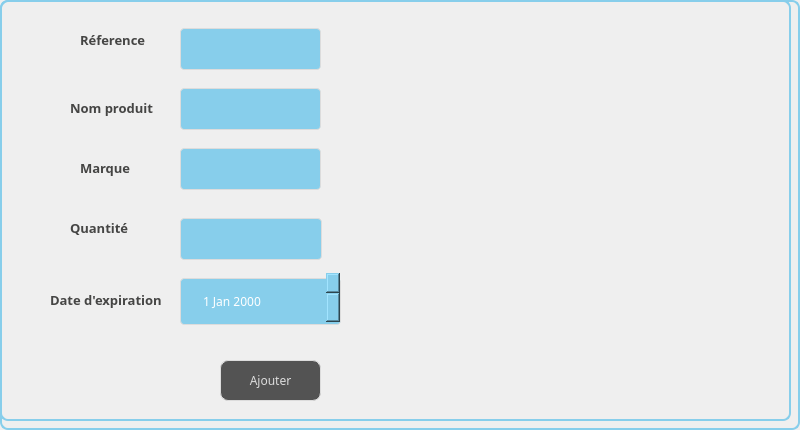
     <widget class="QWidget" name="tab">
      <property name="styleSheet">
       <string notr="true">border: 2px solid #87CEEB;
border-radius: 8px;
</string>
      </property>
      <attribute name="title">
       <string>Ajouter Ingrédient</string>
      </attribute>
      <widget class="QGroupBox" name="groupBox">
       <property name="geometry">
        <rect>
         <x>0</x>
         <y>0</y>
         <width>791</width>
         <height>421</height>
        </rect>
       </property>
       <property name="styleSheet">
        <string notr="true">border: 2px solid  #87CEEB;
border-radius: 8px;

</string>
       </property>
       <property name="title">
        <string/>
       </property>
       <widget class="QLabel" name="label">
        <property name="geometry">
         <rect>
          <x>80</x>
          <y>30</y>
          <width>71</width>
          <height>20</height>
         </rect>
        </property>
        <property name="font">
         <font>
          <family>Segoe Print</family>
          <pointsize>-1</pointsize>
          <weight>75</weight>
          <bold>true</bold>
         </font>
        </property>
        <property name="styleSheet">
         <string notr="true">background-color: transparent;
	color: #454544;
	font-weight: bold;
	font-size: 13px;
border:none;</string>
        </property>
        <property name="text">
         <string>Réference</string>
        </property>
       </widget>
       <widget class="QLabel" name="label_2">
        <property name="geometry">
         <rect>
          <x>70</x>
          <y>100</y>
          <width>91</width>
          <height>16</height>
         </rect>
        </property>
        <property name="font">
         <font>
          <family>Segoe Print</family>
          <pointsize>-1</pointsize>
          <weight>75</weight>
          <bold>true</bold>
         </font>
        </property>
        <property name="styleSheet">
         <string notr="true">background-color: transparent;
	color: #454544;
	font-weight: bold;
	font-size: 13px;
border:none;</string>
        </property>
        <property name="text">
         <string>Nom produit</string>
        </property>
       </widget>
       <widget class="QLabel" name="label_3">
        <property name="geometry">
         <rect>
          <x>70</x>
          <y>220</y>
          <width>71</width>
          <height>16</height>
         </rect>
        </property>
        <property name="font">
         <font>
          <family>Segoe Print</family>
          <pointsize>-1</pointsize>
          <weight>75</weight>
          <bold>true</bold>
         </font>
        </property>
        <property name="styleSheet">
         <string notr="true">background-color: transparent;
	color: #454544;
	font-weight: bold;border:none;
	font-size: 13px;</string>
        </property>
        <property name="text">
         <string>Quantité</string>
        </property>
       </widget>
       <widget class="QPushButton" name="BA">
        <property name="geometry">
         <rect>
          <x>220</x>
          <y>360</y>
          <width>101</width>
          <height>41</height>
         </rect>
        </property>
        <property name="font">
         <font>
          <family>Segoe Print</family>
         </font>
        </property>
        <property name="styleSheet">
         <string notr="true">QPushButton {
color: #dcdcdc;
background:#535353;
border: none;

border: 1px solid #DCDCDC;
border-radius: 8px;
}
QPushButton:hover {
color:#fff;
background: #87CEEB;
border: none;
}</string>
        </property>
        <property name="text">
         <string>Ajouter</string>
        </property>
       </widget>
       <widget class="QLineEdit" name="lineEdit">
        <property name="geometry">
         <rect>
          <x>180</x>
          <y>20</y>
          <width>141</width>
          <height>58</height>
         </rect>
        </property>
        <property name="styleSheet">
         <string notr="true">
QLineEdit {
  width: 100%;
  padding: 12px 20px;
  margin: 8px 0;
  display: inline-block;
  border: 1px solid #dcdcdc;
  border-radius: 4px;
  box-sizing: border-box;
  background: #87CEEB;
  color: #FFFFFF;
}</string>
        </property>
       </widget>
       <widget class="QLineEdit" name="lineEdit_3">
        <property name="geometry">
         <rect>
          <x>180</x>
          <y>80</y>
          <width>141</width>
          <height>58</height>
         </rect>
        </property>
        <property name="styleSheet">
         <string notr="true">
QLineEdit {
  width: 100%;
  padding: 12px 20px;
  margin: 8px 0;
  display: inline-block;
  border: 1px solid #dcdcdc;
  border-radius: 4px;
  box-sizing: border-box;
  background: #87CEEB;
  color: #FFFFFF;
}</string>
        </property>
       </widget>
       <widget class="QLineEdit" name="lineEdit_4">
        <property name="geometry">
         <rect>
          <x>180</x>
          <y>210</y>
          <width>142</width>
          <height>58</height>
         </rect>
        </property>
        <property name="styleSheet">
         <string notr="true">
	QLineEdit {
  width: 100%;
  padding: 12px 20px;
  margin: 8px 0;
  display: inline-block;
  border: 1px solid #dcdcdc;
  border-radius: 4px;
  box-sizing: border-box;
  background:  #87CEEB;
  color: #FFFFFF;
}</string>
        </property>
       </widget>
       <widget class="QLabel" name="label_9">
        <property name="geometry">
         <rect>
          <x>80</x>
          <y>160</y>
          <width>61</width>
          <height>16</height>
         </rect>
        </property>
        <property name="font">
         <font>
          <family>Segoe Print</family>
          <pointsize>-1</pointsize>
          <weight>75</weight>
          <bold>true</bold>
         </font>
        </property>
        <property name="styleSheet">
         <string notr="true">background-color: transparent;
	color: #454544;
	font-weight: bold;
	font-size: 13px;border:none;</string>
        </property>
        <property name="text">
         <string>Marque</string>
        </property>
       </widget>
       <widget class="QLabel" name="label_10">
        <property name="geometry">
         <rect>
          <x>50</x>
          <y>290</y>
          <width>121</width>
          <height>20</height>
         </rect>
        </property>
        <property name="font">
         <font>
          <family>Segoe Print</family>
          <pointsize>-1</pointsize>
          <weight>75</weight>
          <bold>true</bold>
         </font>
        </property>
        <property name="styleSheet">
         <string notr="true">background-color: transparent;
	color: #454544;
	font-weight: bold;
	font-size: 13px;border:none;</string>
        </property>
        <property name="text">
         <string>Date d'expiration</string>
        </property>
       </widget>
       <widget class="QLineEdit" name="linemarque">
        <property name="geometry">
         <rect>
          <x>180</x>
          <y>140</y>
          <width>141</width>
          <height>58</height>
         </rect>
        </property>
        <property name="styleSheet">
         <string notr="true">QLineEdit {
  width: 100%;
  padding: 12px 20px;
  margin: 8px 0;
  display: inline-block;
  border: 1px solid #dcdcdc;
  border-radius: 4px;
  box-sizing: border-box;
  background:  #87CEEB;
  color: #FFFFFF;
}
</string>
        </property>
       </widget>
       <widget class="QDateEdit" name="date1">
        <property name="geometry">
         <rect>
          <x>180</x>
          <y>270</y>
          <width>161</width>
          <height>63</height>
         </rect>
        </property>
        <property name="font">
         <font>
          <family>Segoe Print</family>
         </font>
        </property>
        <property name="styleSheet">
         <string notr="true">background-color: rgb(250, 211, 0);
width: 100%;
  padding: 12px 20px;
  margin: 8px 0;
  display: inline-block;
  border: 1px solid #dcdcdc;
  border-radius: 4px;
  box-sizing: border-box;
  background:  #87CEEB;
  color: #FFFFFF;</string>
        </property>
       </widget>
      </widget>
     </widget>
